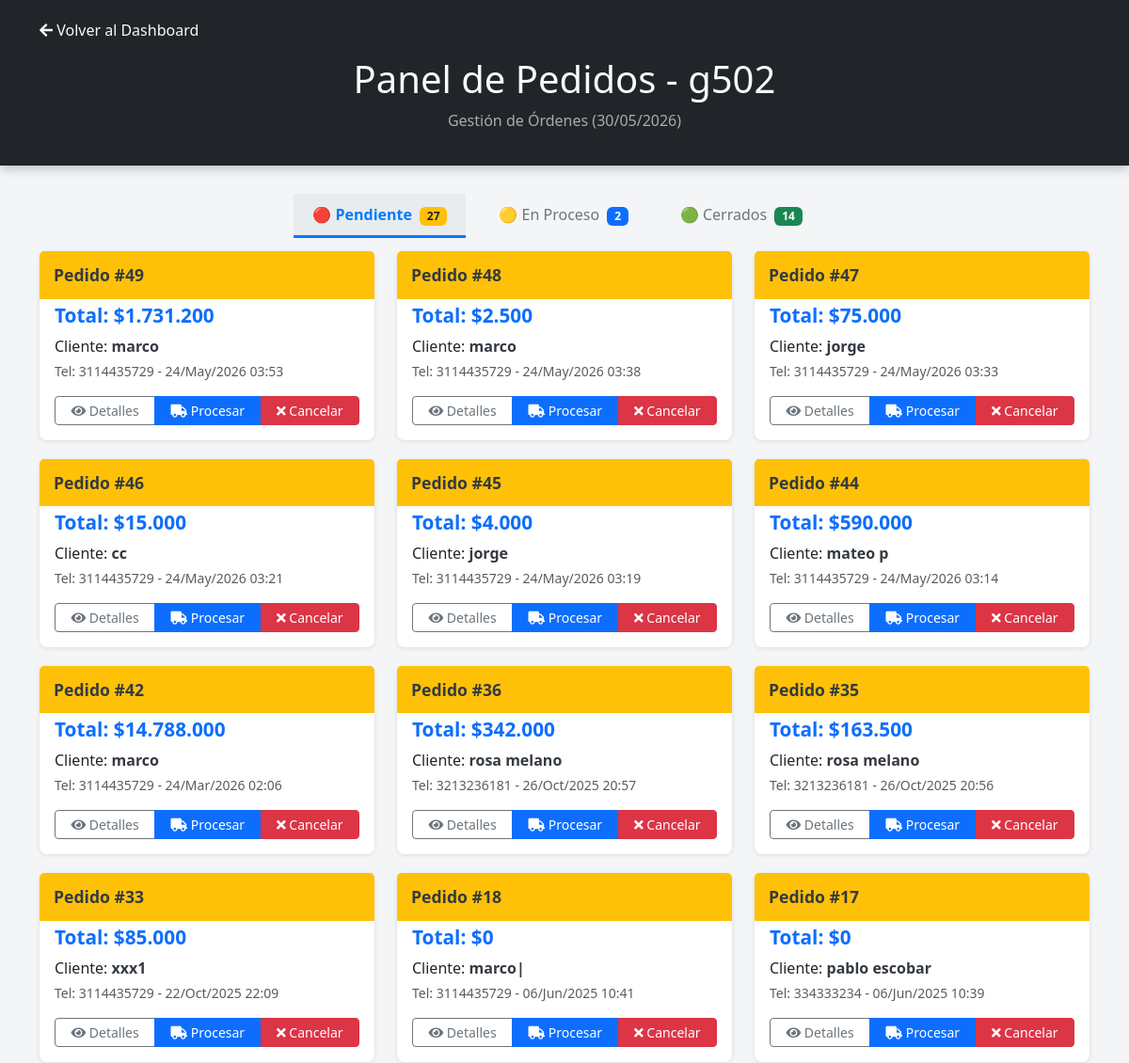
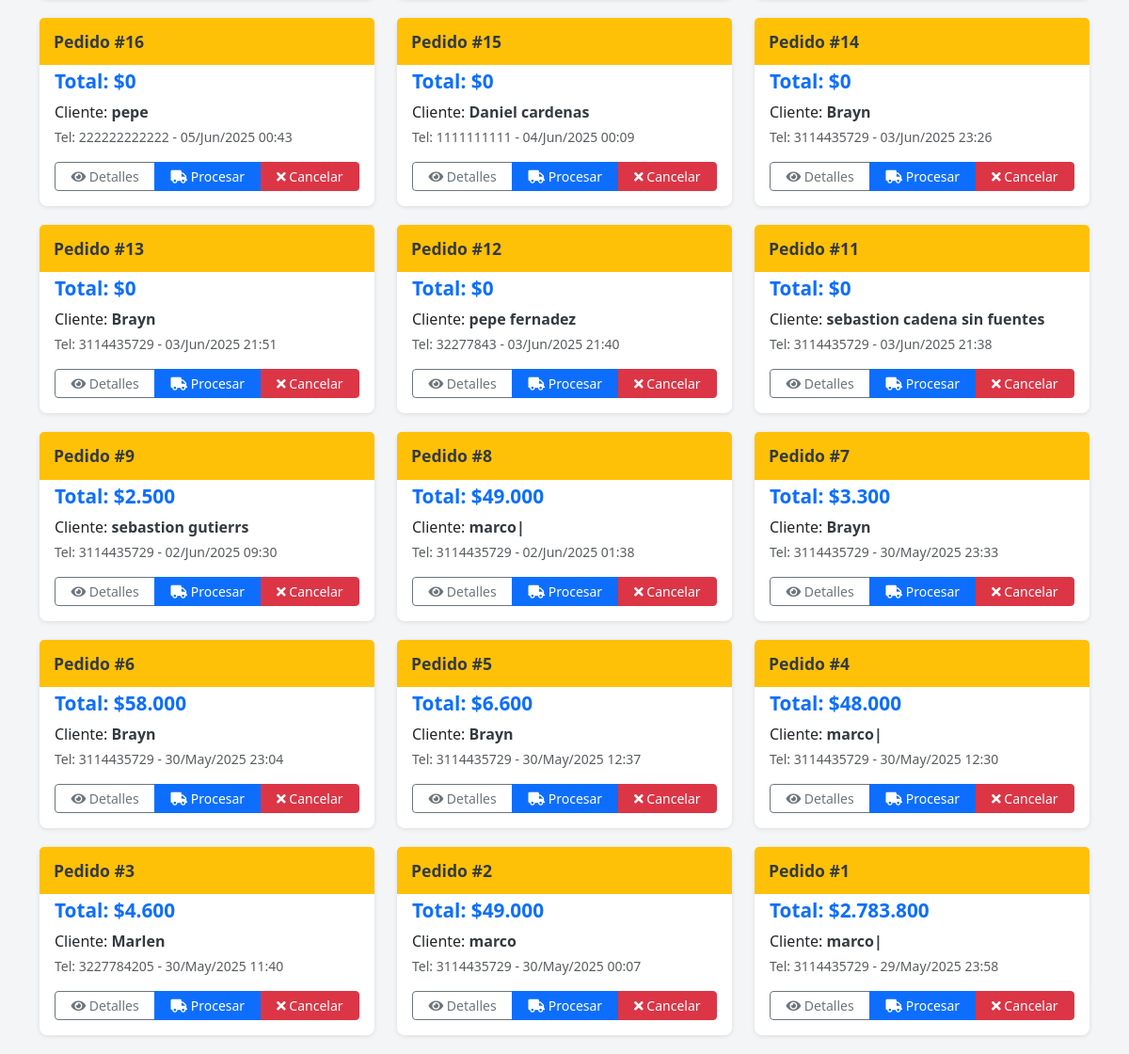
The app's page /g502/admin/admin_pedidos.php with its own data (2 pictures, top to bottom).
### tables this page shows
CREATE TABLE `pedidos` (
  `id` int(11) NOT NULL,
  `id_cliente` int(11) DEFAULT NULL,
  `nombre_cliente` varchar(255) NOT NULL,
  `email_cliente` varchar(255) NOT NULL,
  `telefono_cliente` varchar(50) DEFAULT NULL,
  `direccion_cliente` varchar(255) DEFAULT NULL,
  `ciudad_cliente` varchar(100) DEFAULT NULL,
  `total_final` decimal(10,2) NOT NULL DEFAULT 0.00,
  `total_pedido` decimal(10,2) NOT NULL,
  `fecha_pedido` datetime DEFAULT current_timestamp(),
  `estado_pedido` varchar(50) DEFAULT 'pendiente'
);

### g502/admin/admin_pedidos.php (the view, shortened to what this page needs)
<?php
require_once '../config/db.php';
function get_orders_by_status($conn, $status) {
    $sql = "SELECT id, nombre_cliente, total_pedido, direccion_cliente, telefono_cliente, estado_pedido, fecha_pedido
             FROM pedidos
             WHERE estado_pedido = ?
             ORDER BY fecha_pedido DESC";
    $stmt = mysqli_prepare($conn, $sql);
    mysqli_stmt_bind_param($stmt, "s", $status);
    mysqli_stmt_execute($stmt);
    $result = mysqli_stmt_get_result($stmt);
    $pedidos = [];
    if ($result) {
        while ($row = mysqli_fetch_assoc($result)) {
            $pedidos[] = $row;
        }
    }
    return $pedidos;
}
function render_order_card($pedido, $status) {
    $fecha = date('d/M/Y H:i', strtotime($pedido['fecha_pedido']));
    $total_formateado = number_format($pedido['total_pedido'], 0, ',', '.');
    $card = '<div class="card order-card">';
    $card .= '<div class="card-header order-card-header status-' . htmlspecialchars($status) . ' d-flex justify-content-between align-items-center">';
    $card .= '<span>Pedido #' . htmlspecialchars($pedido['id']) . '</span>';
    $card .= '</div>';
    $card .= '<div class="card-body">';
    $card .= '<h5 class="card-title text-primary">Total: $' . $total_formateado . '</h5>';
    $card .= '<p class="card-text mb-1">Cliente: <strong>' . htmlspecialchars($pedido['nombre_cliente']) . '</strong></p>';
    $card .= '<p class="card-text mb-3 text-muted small">Tel: ' . htmlspecialchars($pedido['telefono_cliente']) . ' - ' . $fecha . '</p>';
    $card .= '<div class="btn-group w-100" role="group">';
    $card .= '<button type="button" class="btn btn-sm btn-outline-secondary view-details-btn"
                data-id="' . $pedido['id'] . '"
                data-client="' . htmlspecialchars($pedido['nombre_cliente']) . '"
                data-address="' . htmlspecialchars($pedido['direccion_cliente']) . '"
                data-total="' . htmlspecialchars($pedido['total_pedido']) . '"
                data-bs-toggle="modal" data-bs-target="#orderDetailsModal">
                <i class="fas fa-eye"></i> Detalles
            </button>';
    if ($status === 'pendiente') {
        $card .= '<button type="button" class="btn btn-sm btn-primary update-status-btn" data-id="' . $pedido['id'] . '" data-new-status="en_proceso"><i class="fas fa-truck"></i> Procesar</button>';
    } elseif ($status === 'en_proceso') {
        $card .= '<button type="button" class="btn btn-sm btn-success update-status-btn" data-id="' . $pedido['id'] . '" data-new-status="entregado"><i class="fas fa-check"></i> Entregado</button>';
    }
    if ($status === 'pendiente' || $status === 'en_proceso') {
        $card .= '<button type="button" class="btn btn-sm btn-danger update-status-btn" data-id="' . $pedido['id'] . '" data-new-status="cancelado"><i class="fas fa-times"></i> Cancelar</button>';
    }
    if ($status === 'entregado' || $status === 'cancelado') {
        $card .= '<span class="badge bg-' . ($status === 'entregado' ? 'success' : 'danger') . ' w-100 p-2 text-uppercase mt-2">' . str_replace('_', ' ', $status) . '</span>';
    }
    $card .= '</div>';
    $card .= '</div>';
    $card .= '</div>';
    return $card;
}
$pedidos_pendientes = get_orders_by_status($conn, 'pendiente');
$pedidos_en_proceso = get_orders_by_status($conn, 'en_proceso');
$pedidos_entregados = get_orders_by_status($conn, 'entregado');
$pedidos_cancelados = get_orders_by_status($conn, 'cancelado');
?>
<!DOCTYPE html>
<html lang="es">
<head>
    <link rel="stylesheet" href="https://cdnjs.cloudflare.com/ajax/libs/font-awesome/5.15.4/css/all.min.css">
    <link href="https://cdn.jsdelivr.net/npm/bootstrap@5.3.0-alpha3/dist/css/bootstrap.min.css" rel="stylesheet">
</head>
<body>
<header class="admin-header">
    <div class="container">
        <p><a href="index.php" style="color: var(--primary-color); text-decoration: none;"><i class="fas fa-arrow-left"></i> Volver al Dashboard</a></p>
        <h1 class="text-center">Panel de Pedidos - g502</h1>
        <p class="text-center mt-2 text-muted">Gestión de Órdenes (<?php echo date('d/m/Y'); ?>)</p>
    </div>
</header>
<main class="container">
    <ul class="nav nav-tabs justify-content-center" id="myTab" role="tablist">
        <li class="nav-item" role="presentation">
            <button class="nav-link active" id="pendiente-tab" data-bs-toggle="tab" data-bs-target="#pendiente" type="button" role="tab" aria-controls="pendiente" aria-selected="true">
                🔴 Pendiente <span class="badge bg-warning text-dark ms-1"><?php echo count($pedidos_pendientes); ?></span>
            </button>
        </li>
        <li class="nav-item" role="presentation">
            <button class="nav-link" id="proceso-tab" data-bs-toggle="tab" data-bs-target="#proceso" type="button" role="tab" aria-controls="proceso" aria-selected="false">
                🟡 En Proceso <span class="badge bg-primary ms-1"><?php echo count($pedidos_en_proceso); ?></span>
            </button>
        </li>
        <li class="nav-item" role="presentation">
            <button class="nav-link" id="finalizado-tab" data-bs-toggle="tab" data-bs-target="#finalizado" type="button" role="tab" aria-controls="finalizado" aria-selected="false">
                🟢 Cerrados <span class="badge bg-success ms-1"><?php echo count($pedidos_entregados) + count($pedidos_cancelados); ?></span>
            </button>
        </li>
    </ul>
    <div class="tab-content" id="myTabContent">
        <div class="tab-pane fade show active" id="pendiente" role="tabpanel" aria-labelledby="pendiente-tab">
            <div class="row">
                <?php if (empty($pedidos_pendientes)): ?>
                    <div class="col-12"><p class="text-center p-5 text-muted">🎉 ¡No hay pedidos nuevos pendientes!</p></div>
                <?php else: ?>
                    <?php foreach ($pedidos_pendientes as $pedido): ?>
                        <div class="col-lg-4 col-md-6" id="pedido-<?php echo $pedido['id']; ?>">
                            <?php echo render_order_card($pedido, 'pendiente'); ?>
                        </div>
                    <?php endforeach; ?>
                <?php endif; ?>
            </div>
        </div>
    </div>
</main>
</body>
</html>

### g502/admin/admin_pedidos.php (style rules this page uses)
:root { --primary-dark: #212529; --text-light: #f8f9fa; }
body { background-color: #f4f5f7; }
.admin-header { background-color: var(--primary-dark); color: var(--text-light); padding: 20px 0; margin-bottom: 30px; box-shadow: 0 4px 10px rgba(0, 0, 0, 0.2); }
.admin-header .text-muted { color: #aaa !important; }
.nav-tabs { border-bottom: none; }
.nav-tabs .nav-link { border: none; color: #6c757d; border-radius: 0; margin-right: 15px; padding: 10px 20px; }
.nav-tabs .nav-link.active { font-weight: bold; border-bottom: 3px solid #007bff; color: #007bff; background-color: #e9ecef; }
.order-card { border: none; margin-bottom: 20px; border-radius: 8px; transition: box-shadow 0.3s; background-color: white; box-shadow: 0 1px 5px rgba(0, 0, 0, 0.1); }
.order-card-header { padding: 12px 15px; border-bottom: none; font-weight: bold; font-size: 1.1em; color: white; }
.card-body { padding-top: 5px; }
.card-title { font-size: 1.3em; font-weight: 700; }
.card-text strong { color: #343a40; }
.status-pendiente { background-color: #ffc107 !important; color: #343a40 !important; }
.tab-content { min-height: 500px; padding-top: 15px; }

### records on screen
pedidos: id "49", total_pedido "1.731.200", nombre_cliente "marco", telefono_cliente "3114435729", fecha_pedido "24/May/2026 03:53"
pedidos: id "48", total_pedido "2.500", nombre_cliente "marco", telefono_cliente "3114435729", fecha_pedido "24/May/2026 03:38"
pedidos: id "47", total_pedido "75.000", nombre_cliente "jorge", telefono_cliente "3114435729", fecha_pedido "24/May/2026 03:33"
pedidos: id "46", total_pedido "15.000", nombre_cliente "cc", telefono_cliente "3114435729", fecha_pedido "24/May/2026 03:21"
pedidos: id "45", total_pedido "4.000", nombre_cliente "jorge", telefono_cliente "3114435729", fecha_pedido "24/May/2026 03:19"
pedidos: id "44", total_pedido "590.000", nombre_cliente "mateo p", telefono_cliente "3114435729", fecha_pedido "24/May/2026 03:14"
pedidos: id "42", total_pedido "14.788.000", nombre_cliente "marco", telefono_cliente "3114435729", fecha_pedido "24/Mar/2026 02:06"
pedidos: id "36", total_pedido "342.000", nombre_cliente "rosa melano", telefono_cliente "3213236181", fecha_pedido "26/Oct/2025 20:57"
pedidos: id "35", total_pedido "163.500", nombre_cliente "rosa melano", telefono_cliente "3213236181", fecha_pedido "26/Oct/2025 20:56"
pedidos: id "33", total_pedido "85.000", nombre_cliente "xxx1", telefono_cliente "3114435729", fecha_pedido "22/Oct/2025 22:09"
pedidos: id "18", total_pedido "0", nombre_cliente "marco|", telefono_cliente "3114435729", fecha_pedido "06/Jun/2025 10:41"
pedidos: id "17", total_pedido "0", nombre_cliente "pablo escobar", telefono_cliente "334333234", fecha_pedido "06/Jun/2025 10:39"
pedidos: id "16", total_pedido "0", nombre_cliente "pepe", telefono_cliente "222222222222", fecha_pedido "05/Jun/2025 00:43"
pedidos: id "15", total_pedido "0", nombre_cliente "Daniel cardenas", telefono_cliente "1111111111", fecha_pedido "04/Jun/2025 00:09"
pedidos: id "14", total_pedido "0", nombre_cliente "Brayn", telefono_cliente "3114435729", fecha_pedido "03/Jun/2025 23:26"
pedidos: id "13", total_pedido "0", nombre_cliente "Brayn", telefono_cliente "3114435729", fecha_pedido "03/Jun/2025 21:51"
pedidos: id "12", total_pedido "0", nombre_cliente "pepe fernadez", telefono_cliente "32277843", fecha_pedido "03/Jun/2025 21:40"
pedidos: id "11", total_pedido "0", nombre_cliente "sebastion cadena sin fuentes", telefono_cliente "3114435729", fecha_pedido "03/Jun/2025 21:38"
pedidos: id "9", total_pedido "2.500", nombre_cliente "sebastion gutierrs", telefono_cliente "3114435729", fecha_pedido "02/Jun/2025 09:30"
pedidos: id "8", total_pedido "49.000", nombre_cliente "marco|", telefono_cliente "3114435729", fecha_pedido "02/Jun/2025 01:38"
pedidos: id "7", total_pedido "3.300", nombre_cliente "Brayn", telefono_cliente "3114435729", fecha_pedido "30/May/2025 23:33"
pedidos: id "6", total_pedido "58.000", nombre_cliente "Brayn", telefono_cliente "3114435729", fecha_pedido "30/May/2025 23:04"
pedidos: id "5", total_pedido "6.600", nombre_cliente "Brayn", telefono_cliente "3114435729", fecha_pedido "30/May/2025 12:37"
pedidos: id "4", total_pedido "48.000", nombre_cliente "marco|", telefono_cliente "3114435729", fecha_pedido "30/May/2025 12:30"
pedidos: id "3", total_pedido "4.600", nombre_cliente "Marlen", telefono_cliente "3227784205", fecha_pedido "30/May/2025 11:40"
pedidos: id "2", total_pedido "49.000", nombre_cliente "marco", telefono_cliente "3114435729", fecha_pedido "30/May/2025 00:07"
pedidos: id "1", total_pedido "2.783.800", nombre_cliente "marco|", telefono_cliente "3114435729", fecha_pedido "29/May/2025 23:58"

### other values on screen
count($pedidos_pendientes) "27"
count($pedidos_en_proceso) "2"
count($pedidos_entregados) + count($pedidos_cancelados) "14"
